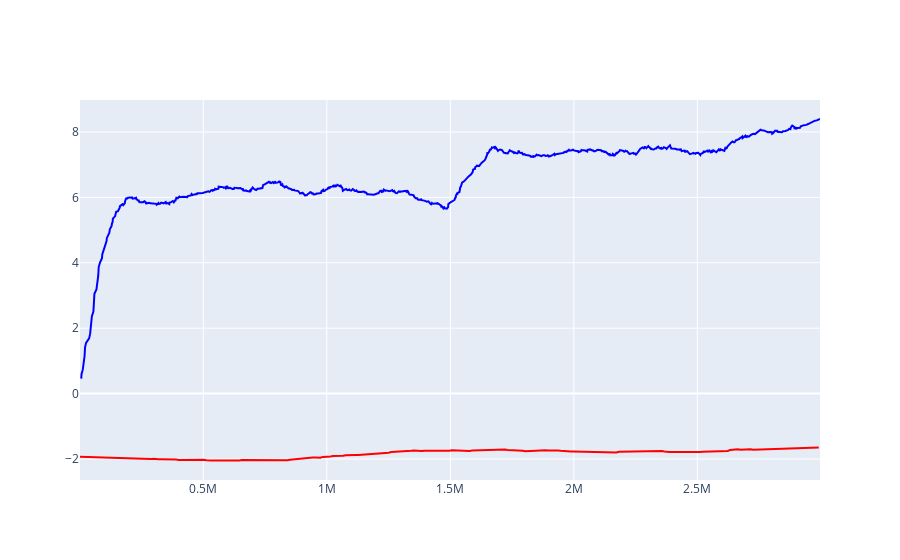

Write notebook code for a chart like this one.
### Code cell
fig = go.Figure()
fig.add_trace(go.Scatter(
    x = r_eval_3tl['Step'],
    y = signal.savgol_filter(r_eval_3tl['Value'], 53, 1),
    mode = 'lines',
    line = go.scatter.Line(color="red"),
    showlegend=False
))

fig.add_trace(go.Scatter(
    x = r_train_3tl['Step'],
    y = signal.savgol_filter(r_train_3tl['Value'], 53, 1), 
    mode = 'lines',
    line = go.scatter.Line(color="blue"),
    showlegend=False
))

fig.show()

### Figure 1 — Plotly figure (JSON) as saved in the notebook; plotly's stock layout.template omitted (floating-point values rounded to 4 significant figures; data arrays with more than 128 entries replaced by an {"elided": "..."} marker saying what was removed)
{"data": [{"line": {"color": "red"}, "mode": "lines", "showlegend": false, "type": "scatter", "x": {"elided": "293 int values"}, "y": {"elided": "293 float values"}}, {"line": {"color": "blue"}, "mode": "lines", "showlegend": false, "type": "scatter", "x": {"elided": "1000 int values"}, "y": {"elided": "1000 float values"}}], "layout": {}}
